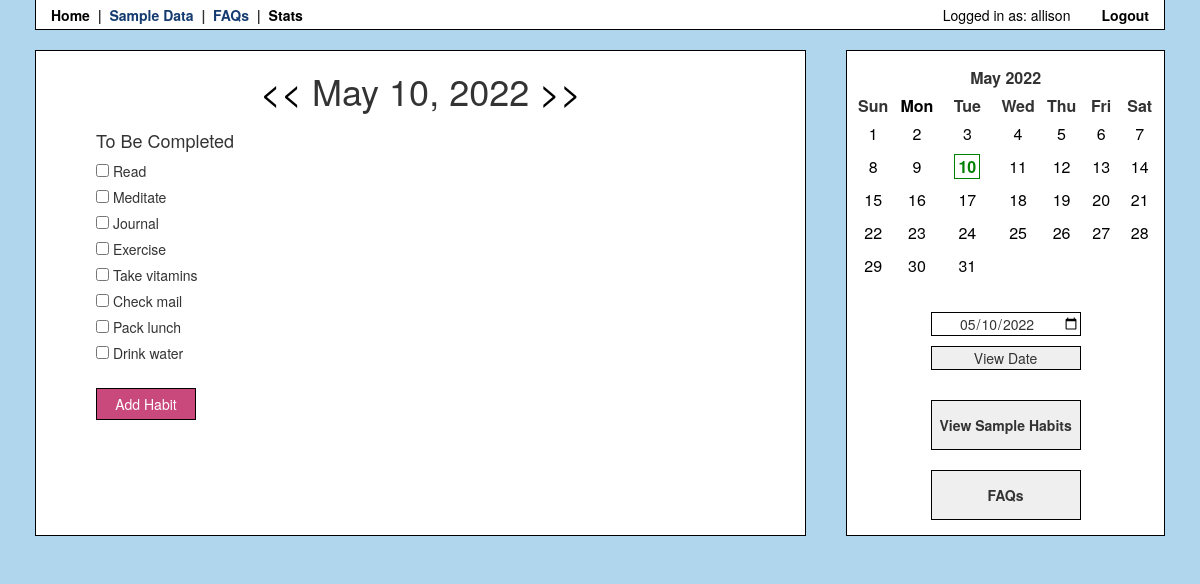
The app's page /index (signed in) with its own data.
### app/models.py (models this page shows, shortened)
class User(UserMixin, db.Model):
    id = db.Column(db.Integer, primary_key=True)
    username = db.Column(db.String(64), index=True, unique=True)
    email = db.Column(db.String(120), index=True, unique=True)
    password_hash = db.Column(db.String(128))
    habits = db.relationship('Habit', cascade='all, delete', backref='user')
    checks = db.relationship('Check', cascade='all, delete', backref='user')

class Habit(db.Model):
    id = db.Column(db.Integer, index=True, primary_key=True)
    name = db.Column(db.String(120), index=True)
    user_id = db.Column(db.Integer, db.ForeignKey('user.id')) ##
    checks = db.relationship('Check', cascade='all, delete', backref='habits')

### app/routes.py (the view)
@app.route('/')
@app.route('/index')
def index():
    if current_user.is_anonymous:
        return redirect(url_for('login'))
    viewDate = date.today()
    date1, date2 = viewDate - timedelta(1), viewDate + timedelta(1)
    strDate = viewDate.strftime('%B %d, %Y')
    habits = Habit.query.filter_by(user_id=current_user.id)
    checks = Check.query.filter_by(user_id=current_user.id, date=viewDate).all()
    checkedHabits = []
    uncheckedHabits = []
    for check in checks:
        habit = Habit.query.filter_by(id=check.habit_id).first()
        checkedHabits.append(habit)
    for habit in habits:
        if habit not in checkedHabits:
            uncheckedHabits.append(habit)
    month = getMonthCalendar(viewDate)
    return render_template('index.html', title='Habit Tracker',
    date=viewDate, date1=date1, date2=date2, strDate=strDate, month=month,
    habits=uncheckedHabits, completedHabits=checkedHabits)

### app/helpers.py (called while the page is built)
def getMonthCalendar(date):
    month, year = date.month, date.year
    today = date.today()
    calHTML = CustomCal(month, year).formatmonth(year, month)
    editedCal = calHTML
    if month == today.month and year == today.year:
        editDate = '>' + str(today.day) + '<'
        display = '><b><span class="today">  ' + str(today.day) + '  </span></b><'
        editedCal = calHTML.replace(str(editDate), display)
    editDate = '>' + str(date.day) + '<'
    display = '><span id="onDate">  ' + str(date.day) + '  </span><'
    editedCal = editedCal.replace(str(editDate), display)
    print(editedCal)
    return editedCal

    def formatday(self, day, weekday):
        day2 = str(day)
        month = str(self.month)
        year = str(self.year)
        if len(day2) == 1:
            day2 = '0' + day2
        if len(month) == 1:
            month = '0' + month
        date = year + '-' + month + '-' + day2
        if day == 0:
            return '<td class="noday">&nbsp;</td>'
        else:
            return '<td class="%s" id="calDate"><a class="calDate" href="javascript:f();" name="%s">%d</a></td>' % (self.cssclasses[weekday], date, day)

### app/models.py (called while the page is built)
@login.user_loader
def load_user(id):
    return User.query.get(int(id))

### app/templates/index.html (shortened to what this page needs)
{% extends 'bootstrap/base.html' %}
{% block styles %}
{{super()}}
<link rel="stylesheet" href="{{ url_for('static', filename='style.css') }}">
{% endblock %}
{% block content %}
<div class="container">
<div class="main">
{% if current_user.is_anonymous %}
<div class="content">
<p><a class="navlink" href="{{ url_for('login') }}">Login</a> to view habits.</p>
</div>{% else %}
{% include 'viewHabits.html' %}
{% endif %}
{% include 'sidebar.html' %}
</div>
{% endblock %}

### app/templates/header.html (shortened to what this page needs)
{% block head %}
<head>
    <div class="navbar">
        <a class="navlink" href="/">Home</a>
        &nbsp;|&nbsp;
        <a class="navlink" href="">Sample Data</a>
        &nbsp;|&nbsp;
        <a class="navlink" href="">FAQs</a>
        &nbsp;|&nbsp;
        <a class="navlink" href="{{ url_for('viewStats') }}">Stats</a>
        <div class="right">
        {% if current_user.is_anonymous %}
        <a class="navlink" href="{{ url_for('login') }}">Login</a>
        {% else %}
        Logged in as: {{ current_user.username }}
        <a class="navlink" href="{{ url_for('logout') }}">Logout</a>
        {% endif %}
        </div>
    </div>
</head>
{% endblock %}

### app/templates/viewHabits.html (shortened to what this page needs)
{% block content %}
<div class="content">
    <h1 class="center-date">
        <a class="date-nav" href="{{ url_for('viewDate', viewDate=date1) }}"><<</a>
        <span id="viewDate">{{ strDate }}</span>
        <a class="date-nav" href="{{ url_for('viewDate', viewDate=date2) }}">>></a>
    </h1>
    <div class="habits">
    <h4>To Be Completed</h4>
    {% for habit in habits %}
    <input type="checkbox" class="habit" id="habit" name="{{habit.id}}">
    <label for="{{habit.id}}">{{ habit.name }}</label>
    {% if showDelete == true %} - <a class="delete-button" name="{{habit.id}}">[DELETE]</a>{% endif %}<br />
    {% endfor %}
    <br />
    <div>
        <a data-target="#habit-modal" role="button" class="btn" data-toggle="modal"><span class="">Add Habit</span></a>
    </div>
    </div>
    </div>
</div>
{% endblock %}

### app/templates/sidebar.html
<div class="sidebar">
    <div class="calendar-display">
        {{ month | safe }}
    </div>
    <br />
    <div class="button-display">
        <label for="datepicker">
            <input type="date" id="datepicker" value={{date}}><br />
            <button id="datepicker-submit">View Date</button>
        </label>
        <br /><br />
        <button class="sidebar-button">View Sample Habits</button>
        <br /><br />
        <button class="sidebar-button">FAQs</button>
    </div>
</div>

### app/static/style.css (style rules this page uses)
.navbar { background-color: white; border: 1px solid black; border-top: transparent; border-radius: 0; margin-left: 35px; margin-right: 35px; padding-top: 5px; padding-left: 15px; padding-right: 15px; margin-bottom: 0px; font-weight: bold; min-height: 30px; }
.navlink, .navlink:hover { color: rgb(19, 59, 111); font-weight: bold; padding: 0px; }
.right { float: right; color: black; font-weight: normal; }
body { background-color: rgb(175, 214, 236); margin: 0px; padding: 0px; }
label { font-weight: normal; }
.container { display: flex; flex-direction: row; width: 100%; }
.sidebar, .main { display: flex; flex-direction: column; margin: 20px; border: 1px solid black; background-color: white; padding-bottom: 15px; }
.sidebar { flex-grow: 1; min-width: 220px; }
.main { flex-grow: 5; min-width: 350px; }
.content { padding-left: 10px; padding-right: 10px; }
.center-date { margin-bottom: 20px; align-content: center; text-align: center; }
.date-nav, .date-nav:hover { color: black; }
.habits { padding-left: 50px; font-weight: normal; }
.btn, .btn:hover, .btn:active { background-color: rgb(202, 73, 125); border: 1px solid black; padding: 5px; width: 100px; color: white; border-radius: 0; }
.calendar-display { margin: 5px; }
th { text-align: center; }
th.month { padding-top: 10px; padding-bottom: 5px; width: 50%; margin: 5px auto; text-align: center; }
.month { text-align: center; }
td { padding: 5px; }
.today { font-weight: bold; color: green; padding-left: 3px; padding-right: 3px; margin: 2px; border: 1px solid; }
#calDate, .calDate, a:link { color: black; }
.mon { color: black; }
.button-display { align-self: center; }
.sidebar-button { width: 150px; height: 50px; font-weight: bold; border: 1px solid black; border-radius: 0; }
#datepicker, #datepicker-submit { margin-top: 5px; margin-bottom: 5px; align-items: center; width: 150px; border: 1px solid black; border-radius: 0; text-align: center; }

### records on screen
User: username "allison"
Habit: name "Read"
Habit: name "Meditate"
Habit: name "Journal"
Habit: name "Exercise"
Habit: name "Take vitamins"
Habit: name "Check mail"
Habit: name "Pack lunch"
Habit: name "Drink water"

### other values on screen
{{ strDate }} "May 10, 2022"
{{ month | safe }} "May 2022 Sun Mon Tue Wed Thu Fri Sat 1 2 3 4 5 6 7 8 9 10 11 12 13 14 15 16 17 18 19 20 21 22 23 24 25 26 27 28 29 30 31"
